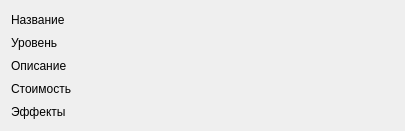
                 <widget class="QWidget" name="scrollAreaWidgetContents_7">
                  <property name="geometry">
                   <rect>
                    <x>0</x>
                    <y>0</y>
                    <width>405</width>
                    <height>131</height>
                   </rect>
                  </property>
                  <layout class="QGridLayout" name="gridLayout_21">
                   <item row="4" column="0">
                    <widget class="QLabel" name="effect_selected_item_on_shop">
                     <property name="font">
                      <font>
                       <family>Arial</family>
                      </font>
                     </property>
                     <property name="text">
                      <string>Эффекты</string>
                     </property>
                     <property name="wordWrap">
                      <bool>true</bool>
                     </property>
                    </widget>
                   </item>
                   <item row="3" column="0">
                    <widget class="QLabel" name="peice_selected_item_on_shop">
                     <property name="font">
                      <font>
                       <family>Arial</family>
                      </font>
                     </property>
                     <property name="text">
                      <string>Стоимость</string>
                     </property>
                     <property name="wordWrap">
                      <bool>true</bool>
                     </property>
                    </widget>
                   </item>
                   <item row="0" column="0">
                    <widget class="QLabel" name="name_selected_item_on_shop">
                     <property name="font">
                      <font>
                       <family>Arial</family>
                      </font>
                     </property>
                     <property name="text">
                      <string>Название</string>
                     </property>
                     <property name="wordWrap">
                      <bool>true</bool>
                     </property>
                    </widget>
                   </item>
                   <item row="2" column="0">
                    <widget class="QLabel" name="description_selected_item_on_shop">
                     <property name="font">
                      <font>
                       <family>Arial</family>
                      </font>
                     </property>
                     <property name="text">
                      <string>Описание</string>
                     </property>
                     <property name="wordWrap">
                      <bool>true</bool>
                     </property>
                    </widget>
                   </item>
                   <item row="1" column="0">
                    <widget class="QLabel" name="level_selected_item_on_shop">
                     <property name="font">
                      <font>
                       <family>Arial</family>
                      </font>
                     </property>
                     <property name="text">
                      <string>Уровень</string>
                     </property>
                     <property name="scaledContents">
                      <bool>false</bool>
                     </property>
                     <property name="wordWrap">
                      <bool>true</bool>
                     </property>
                    </widget>
                   </item>
                  </layout>
                 </widget>
